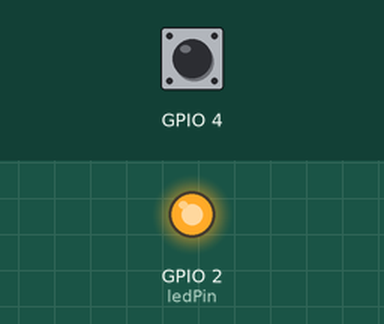
Simulated run of this sketch. Board: ESP32. Shown: output pins drawn as LEDs (lit = HIGH). The test bench sets the inputs (shaded band); at power-on: GPIO 4 HIGH.

Above: at 0.1 s.
Timing chart, 0 to 1.6 s (numbered marks = the images above):
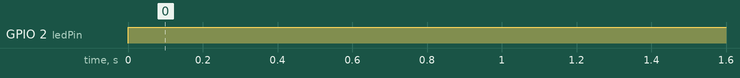

The sketch:

2-touchsensor_pins.ino
```cpp
int ledPin = 2;

void setup() {
  Serial.begin(115200);
  pinMode(ledPin, OUTPUT);

}

void loop() {
  if(( touchRead(T0) < 200)){
    digitalWrite(ledPin, HIGH);
  }
  else
    digitalWrite(ledPin, LOW);
  delay(200);

}
```

Measured:
- by itself, GPIO 2 (ledPin): LOW → HIGH at 0.00 s
